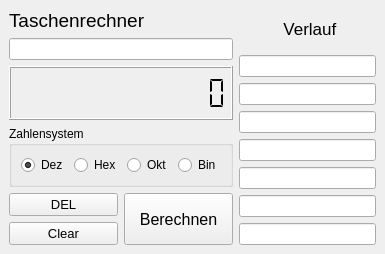
<?xml version="1.0" encoding="UTF-8"?>
<ui version="4.0">
 <class>MainWindow</class>
 <widget class="QMainWindow" name="MainWindow">
  <property name="geometry">
   <rect>
    <x>0</x>
    <y>0</y>
    <width>385</width>
    <height>254</height>
   </rect>
  </property>
  <property name="windowTitle">
   <string>MainWindow</string>
  </property>
  <widget class="QWidget" name="centralwidget">
   <layout class="QGridLayout" name="gridLayout">
    <item row="0" column="0">
     <layout class="QVBoxLayout" name="verticalLayout">
      <item>
       <widget class="QLabel" name="label_Taschenrechner">
        <property name="font">
         <font>
          <pointsize>14</pointsize>
         </font>
        </property>
        <property name="text">
         <string>Taschenrechner</string>
        </property>
       </widget>
      </item>
      <item>
       <widget class="QLineEdit" name="lineEdit_Rechnung">
        <property name="sizePolicy">
         <sizepolicy hsizetype="Expanding" vsizetype="Maximum">
          <horstretch>0</horstretch>
          <verstretch>0</verstretch>
         </sizepolicy>
        </property>
       </widget>
      </item>
      <item>
       <widget class="QLCDNumber" name="lcdNumber">
        <property name="sizePolicy">
         <sizepolicy hsizetype="Expanding" vsizetype="Expanding">
          <horstretch>0</horstretch>
          <verstretch>0</verstretch>
         </sizepolicy>
        </property>
        <property name="digitCount">
         <number>13</number>
        </property>
        <property name="segmentStyle">
         <enum>QLCDNumber::Flat</enum>
        </property>
       </widget>
      </item>
     </layout>
    </item>
    <item row="2" column="0">
     <layout class="QHBoxLayout" name="horizontalLayout_2">
      <item>
       <layout class="QVBoxLayout" name="verticalLayout_4">
        <item>
         <widget class="QPushButton" name="pushButton_DEL">
          <property name="sizePolicy">
           <sizepolicy hsizetype="Minimum" vsizetype="Minimum">
            <horstretch>0</horstretch>
            <verstretch>0</verstretch>
           </sizepolicy>
          </property>
          <property name="font">
           <font>
            <pointsize>10</pointsize>
           </font>
          </property>
          <property name="text">
           <string>DEL</string>
          </property>
         </widget>
        </item>
        <item>
         <widget class="QPushButton" name="pushButton_Clear">
          <property name="sizePolicy">
           <sizepolicy hsizetype="Minimum" vsizetype="Minimum">
            <horstretch>0</horstretch>
            <verstretch>0</verstretch>
           </sizepolicy>
          </property>
          <property name="font">
           <font>
            <pointsize>10</pointsize>
           </font>
          </property>
          <property name="text">
           <string>Clear</string>
          </property>
         </widget>
        </item>
       </layout>
      </item>
      <item>
       <widget class="QPushButton" name="pushButton_Berechnen">
        <property name="sizePolicy">
         <sizepolicy hsizetype="Minimum" vsizetype="Minimum">
          <horstretch>0</horstretch>
          <verstretch>0</verstretch>
         </sizepolicy>
        </property>
        <property name="font">
         <font>
          <pointsize>12</pointsize>
         </font>
        </property>
        <property name="text">
         <string>Berechnen</string>
        </property>
       </widget>
      </item>
     </layout>
    </item>
    <item row="0" column="1" rowspan="3">
     <layout class="QVBoxLayout" name="verticalLayout_3">
      <item>
       <widget class="QLabel" name="Verlauf_Titel">
        <property name="font">
         <font>
          <pointsize>13</pointsize>
         </font>
        </property>
        <property name="layoutDirection">
         <enum>Qt::LeftToRight</enum>
        </property>
        <property name="text">
         <string> Verlauf</string>
        </property>
        <property name="alignment">
         <set>Qt::AlignCenter</set>
        </property>
       </widget>
      </item>
      <item>
       <widget class="QLineEdit" name="lineEdit_Verlauf_1">
        <property name="readOnly">
         <bool>true</bool>
        </property>
       </widget>
      </item>
      <item>
       <widget class="QLineEdit" name="lineEdit_Verlauf_2">
        <property name="readOnly">
         <bool>true</bool>
        </property>
       </widget>
      </item>
      <item>
       <widget class="QLineEdit" name="lineEdit_Verlauf_3">
        <property name="readOnly">
         <bool>true</bool>
        </property>
       </widget>
      </item>
      <item>
       <widget class="QLineEdit" name="lineEdit_Verlauf_4">
        <property name="readOnly">
         <bool>true</bool>
        </property>
       </widget>
      </item>
      <item>
       <widget class="QLineEdit" name="lineEdit_Verlauf_5">
        <property name="readOnly">
         <bool>true</bool>
        </property>
       </widget>
      </item>
      <item>
       <widget class="QLineEdit" name="lineEdit_Verlauf_6">
        <property name="readOnly">
         <bool>true</bool>
        </property>
       </widget>
      </item>
      <item>
       <widget class="QLineEdit" name="lineEdit_Verlauf_7">
        <property name="readOnly">
         <bool>true</bool>
        </property>
       </widget>
      </item>
     </layout>
    </item>
    <item row="1" column="0">
     <widget class="QGroupBox" name="groupBox_Zahlensystem">
      <property name="title">
       <string>Zahlensystem</string>
      </property>
      <layout class="QHBoxLayout" name="horizontalLayout">
       <item>
        <widget class="QRadioButton" name="radioButton_Dez">
         <property name="text">
          <string>Dez</string>
         </property>
         <property name="checked">
          <bool>true</bool>
         </property>
        </widget>
       </item>
       <item>
        <widget class="QRadioButton" name="radioButton_Hex">
         <property name="text">
          <string>Hex</string>
         </property>
        </widget>
       </item>
       <item>
        <widget class="QRadioButton" name="radioButton_Okt">
         <property name="text">
          <string>Okt</string>
         </property>
        </widget>
       </item>
       <item>
        <widget class="QRadioButton" name="radioButton_Bin">
         <property name="text">
          <string>Bin</string>
         </property>
        </widget>
       </item>
      </layout>
     </widget>
    </item>
   </layout>
  </widget>
 </widget>
 <tabstops>
  <tabstop>lineEdit_Rechnung</tabstop>
  <tabstop>radioButton_Dez</tabstop>
  <tabstop>radioButton_Hex</tabstop>
  <tabstop>radioButton_Okt</tabstop>
  <tabstop>radioButton_Bin</tabstop>
  <tabstop>pushButton_DEL</tabstop>
  <tabstop>pushButton_Clear</tabstop>
  <tabstop>lineEdit_Verlauf_1</tabstop>
  <tabstop>lineEdit_Verlauf_2</tabstop>
  <tabstop>lineEdit_Verlauf_3</tabstop>
  <tabstop>lineEdit_Verlauf_4</tabstop>
  <tabstop>lineEdit_Verlauf_5</tabstop>
  <tabstop>lineEdit_Verlauf_6</tabstop>
  <tabstop>lineEdit_Verlauf_7</tabstop>
  <tabstop>pushButton_Berechnen</tabstop>
 </tabstops>
 <resources/>
 <connections>
  <connection>
   <sender>radioButton_Dez</sender>
   <signal>clicked()</signal>
   <receiver>lcdNumber</receiver>
   <slot>setDecMode()</slot>
   <hints>
    <hint type="sourcelabel">
     <x>39</x>
     <y>158</y>
    </hint>
    <hint type="destinationlabel">
     <x>40</x>
     <y>99</y>
    </hint>
   </hints>
  </connection>
  <connection>
   <sender>radioButton_Hex</sender>
   <signal>clicked()</signal>
   <receiver>lcdNumber</receiver>
   <slot>setHexMode()</slot>
   <hints>
    <hint type="sourcelabel">
     <x>84</x>
     <y>158</y>
    </hint>
    <hint type="destinationlabel">
     <x>84</x>
     <y>103</y>
    </hint>
   </hints>
  </connection>
  <connection>
   <sender>radioButton_Okt</sender>
   <signal>clicked()</signal>
   <receiver>lcdNumber</receiver>
   <slot>setOctMode()</slot>
   <hints>
    <hint type="sourcelabel">
     <x>132</x>
     <y>161</y>
    </hint>
    <hint type="destinationlabel">
     <x>121</x>
     <y>105</y>
    </hint>
   </hints>
  </connection>
  <connection>
   <sender>radioButton_Bin</sender>
   <signal>clicked()</signal>
   <receiver>lcdNumber</receiver>
   <slot>setBinMode()</slot>
   <hints>
    <hint type="sourcelabel">
     <x>173</x>
     <y>159</y>
    </hint>
    <hint type="destinationlabel">
     <x>173</x>
     <y>72</y>
    </hint>
   </hints>
  </connection>
  <connection>
   <sender>pushButton_DEL</sender>
   <signal>clicked()</signal>
   <receiver>lineEdit_Rechnung</receiver>
   <slot>clear()</slot>
   <hints>
    <hint type="sourcelabel">
     <x>59</x>
     <y>202</y>
    </hint>
    <hint type="destinationlabel">
     <x>44</x>
     <y>50</y>
    </hint>
   </hints>
  </connection>
 </connections>
</ui>
